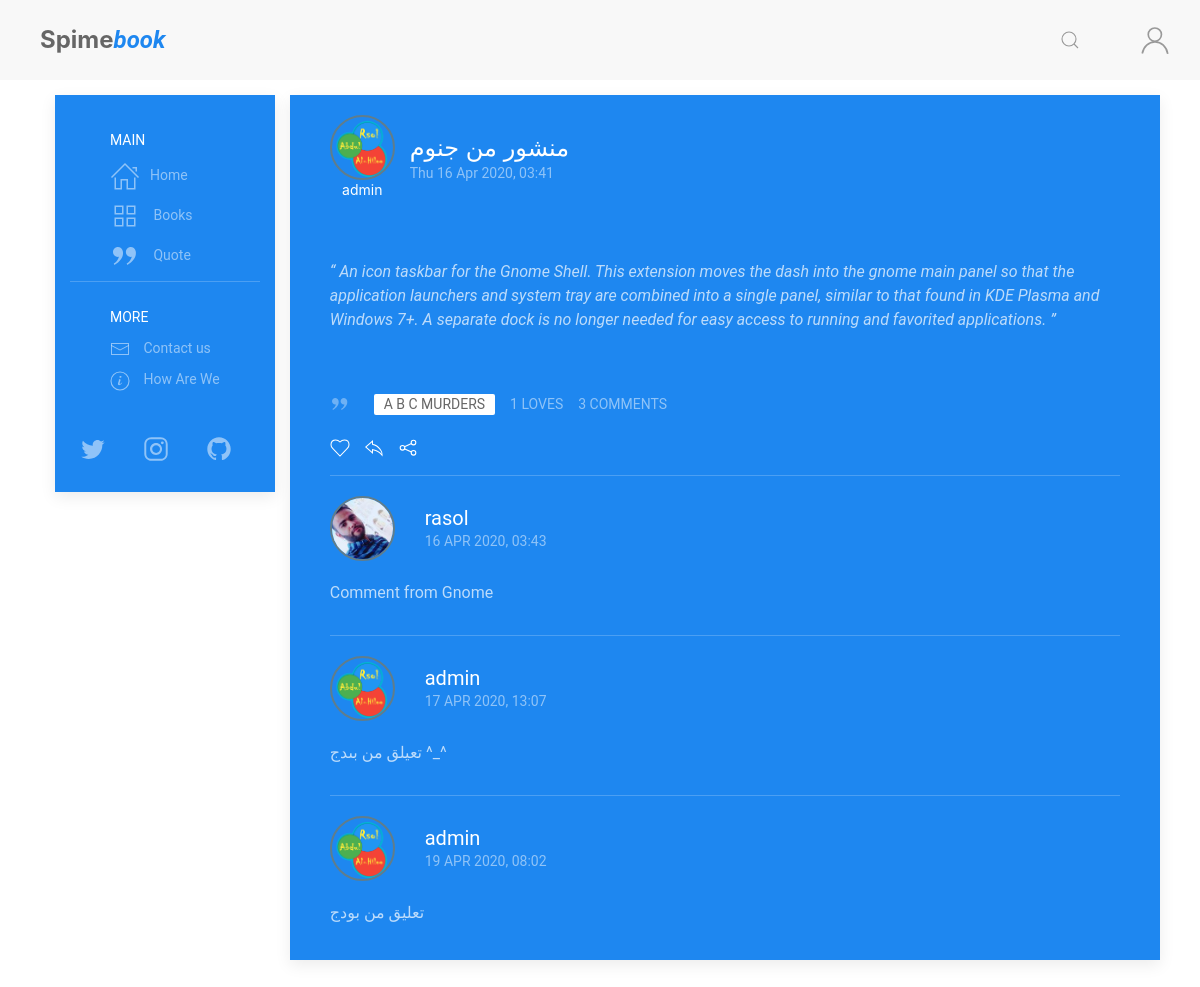
Page /post/4/ on the earlier database version.
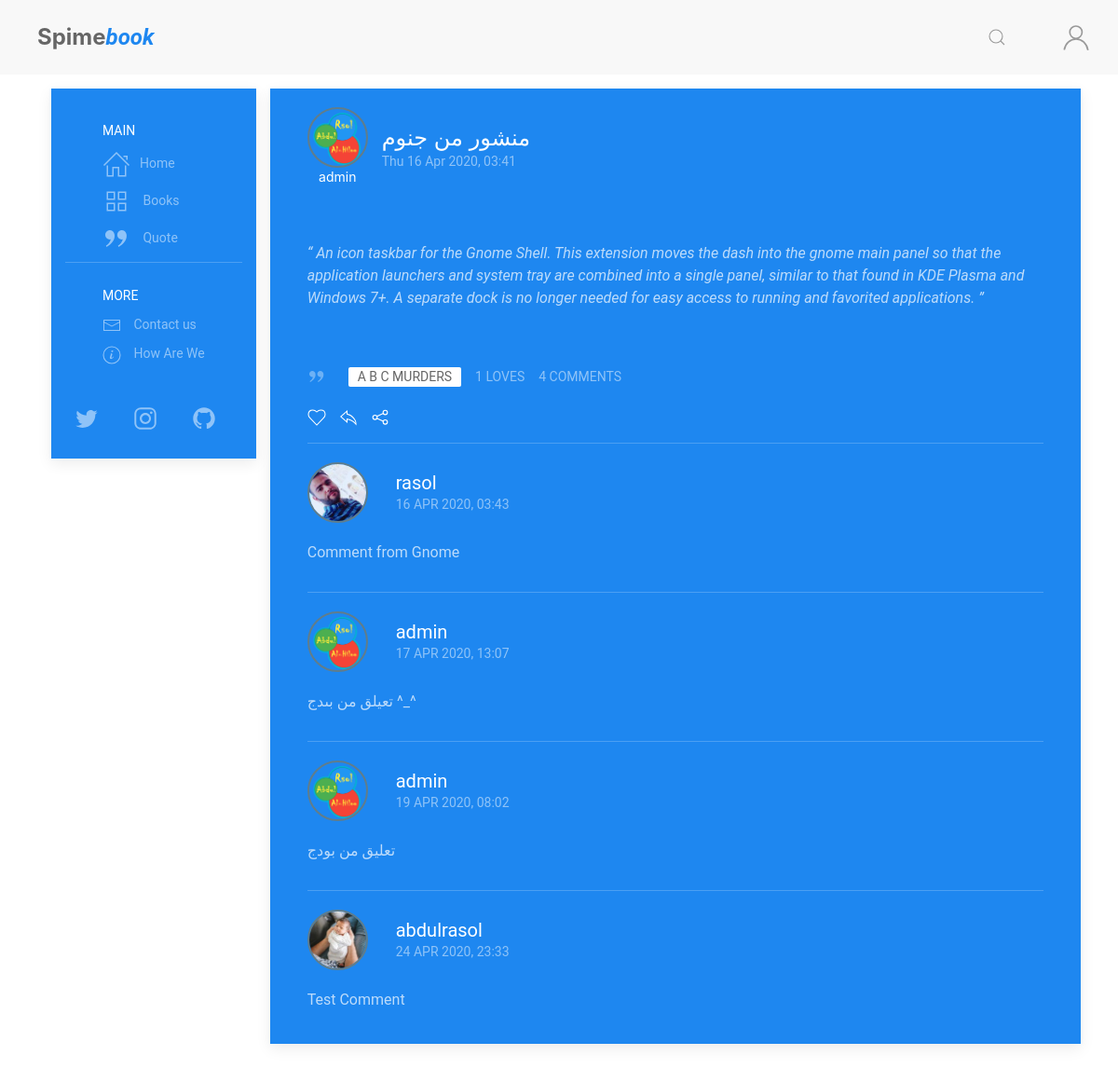
Same page on the later database version.
### posts/models.py (models this page shows, shortened)
class Post(models.Model):
    POST_TYPE = [
        ('Q', 'Quote'),
        ('R', 'Reviw'),
        ('P', 'Post'),
    ]
    title = models.CharField(max_length=120, default='')
    user = models.ForeignKey(User, on_delete=models.CASCADE)
    post_date = models.DateTimeField(default=timezone.now)
    post_edit_date = models.DateTimeField(auto_now=timezone.now)
    content = models.TextField(default='')
    post_type = models.CharField(
        max_length=1,
        choices=POST_TYPE,
        default='Psot')
    for_book = models.ForeignKey(Book, on_delete=models.CASCADE)
    archived = models.BooleanField(default=False)
    class Meta:
        ordering = ["-post_date"]

class Comment(models.Model):
    user = models.ForeignKey(User, on_delete=models.CASCADE)
    comment = models.CharField(max_length=300)
    comment_date = models.DateTimeField(auto_now_add=True)
    post = models.ForeignKey(
        Post, on_delete=models.CASCADE, related_name='comments')

### users/models.py (models this page shows, shortened)
class Profile(models.Model):
    user = models.OneToOneField(
        User, on_delete=models.CASCADE, primary_key=True, related_name='profile')
    picture = models.ImageField(
        upload_to='users/Profiles/', blank=True, null=True, default='user.png')
    bio = models.CharField(max_length=221, blank=True, null=True)
    loves = models.ManyToManyField(
        Post, related_name='loves', blank=True)
    books = models.ManyToManyField(
        Book, related_name='books', blank=True)

### books/models.py (models this page shows, shortened)
class Book(models.Model):
    book_type = [
        ('Book', 'Book'),
        ('Novel', 'Novel')
    ]
    title = models.CharField(max_length=255)
    book_image = models.ImageField(
        upload_to='books/cover/', default='book.jpg')
    author = models.ForeignKey(Author, on_delete=models.CASCADE)
    publish_date = models.DateField(default=timezone.now)
    genres = models.ManyToManyField(Genres, related_name='genres')
    book_Bio = models.TextField(default='')
    book_or_Novel = models.CharField(
        max_length=5, choices=book_type, default='Book')
    def __str__(self):
        return self.title

### posts/views.py (the view)
# urls.py: path('post/<int:post_id>/', views.post, name='post'),
def post(request, post_id):
    target_post = Post.objects.get(id=post_id)
    comment_form = AddCommentForm()
    if request.user.is_authenticated:
        print('is_authenticated')
    else:
        print('not_authenticated')
    context = {
        'title': target_post.title,
        'post': target_post,
        'comment_form': comment_form,
    }
    return render(request, 'posts/post.html', context)

### posts/templates/posts/post.html (shortened to what the changed rows need)
{% extends "posts/base.html" %}
{% load static %}
{% load posts_extra %}
{% block content %}
<div class="uk-card uk-card-primary uk-margin uk-width-1-1">
    <div class="uk-card-header">
        <div class="uk-grid-small uk-flex-middle" uk-grid>
            <div class="uk-width-auto">
                <a href="{% url 'user-profile' post.user %}">
                    <img class="uk-border-circle avatat-img" width="50" height="50"
                        src="{{post.user.profile.picture.url}}" alt="{{post.user.profile.picture.url}}">
                    <br>
                    <h6 class="uk-margin-remove  uk-width-expand uk-text-center">
                        {{post.user}}
                    </h6>
                </a>
            </div>
            <div class="uk-width-expand">
                <h3 class="uk-card-title uk-margin-remove-bottom">{{post.title}}</h3>
                <p class="uk-text-meta uk-margin-remove-top"><time
                        datetime="2016-04-01T19:00">{{post.post_date|date:"D d M Y, H:i"}}</time>
                </p>
            </div>
        </div>
    </div>
    <div class="uk-card-body uk-padding">
        {% if post.post_type == "Q" %}
        <q class="">
            {{ post.content }}
        </q>
        {% else %}
        <p class="">
            {{ post.content }}
        </p>
        {% endif %}
    </div>
    <div class="uk-card-footer">
        <div class="uk-flex uk-grid-small" uk-grid>
            <div class="tags">
                {% if post.post_type == "Q" %}
                <span class="uk-icon" uk-icon="quote-right"></span>
                {% endif %}
                <a href="{% url 'book' post.for_book.id %}" class="uk-label uk-margin-left">{{ post.for_book }}</a>
            </div>
            <div>
                <span class="uk-button uk-button-text uk-text-meta">{{post.loves.all|length}} loves</span>
            </div>
            <div class="uk-margin-bottom">
                <a class="uk-button uk-button-text uk-text-meta">{{post.comments.all|length}} Comments</a>
            </div>
        </div>
        <div id="post-comment-{{post.id}}">
            {% for comment in post.comments.all %}
            <article class="uk-comment uk-padding-small uk-padding-remove-horizontal">
                <hr>
                <header class="uk-comment-header uk-grid-medium uk-flex-middle" uk-grid>
                    <div class="uk-width-auto">
                        <a class="uk-link-reset" href="{% url 'user-profile' comment.user %}">
                            <img class="uk-comment-avatar uk-border-circle avatat-img"
                                src="{{comment.user.profile.picture.url}}" alt="{{post.user.profile.picture.url}}"
                                width="30" height="30" alt="">
                        </a>
                    </div>
                    <div class="uk-width-expand">
                        <h4 class="uk-comment-title uk-margin-remove">
                            <a class="uk-link-reset" href="{% url 'user-profile' comment.user %}">
                                {{comment.user}}
                            </a>
                        </h4>
                        <ul class="uk-comment-meta uk-subnav uk-subnav-divider uk-margin-remove-top">
                            <li><a href="#">{{comment.comment_date|date:"d M Y, H:i"}}</a></li>
                        </ul>
                    </div>
                </header>
                <div class="uk-comment-body">
                    <p>{{comment.comment}}</p>
                </div>
            </article>
            {% endfor %}
        </div>
    </div>
</div>
{% endblock content %}

Differences in the rows shown:
computed for Post "منشور من جنوم": comments.all|length "3" → "4"
added Comment: user.profile.picture (picture), user "abdulrasol", comment_date "24 APR 2020, 23:33", comment "Test Comment"
